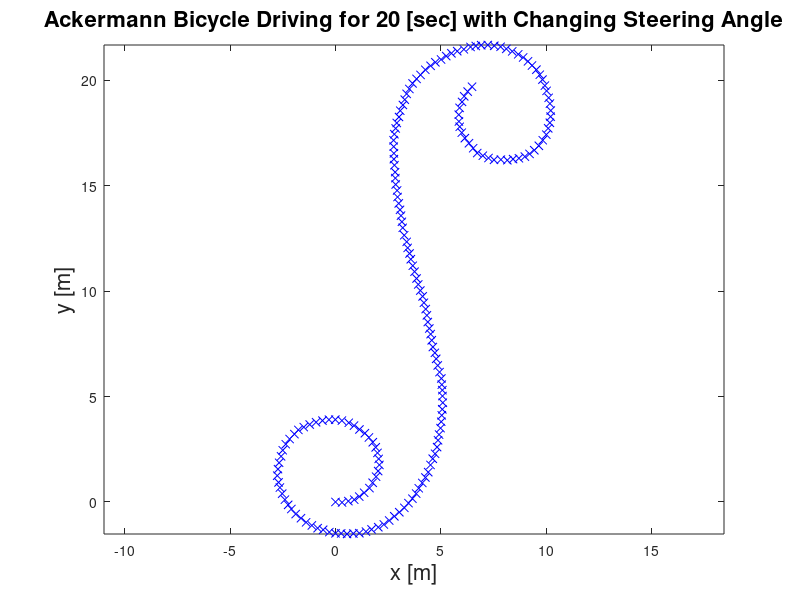

This chart was generated by the following MATLAB code:
close all;

dt = 0.1;
L = 0.3;

v = 3;
cov_dist = [0.02 0 0;
            0 0.02 0;
            0 0 pi/180;].^2;
u = [];
T = 1:dt:20;


x = [0; 0; 0];

[REx, Rex] = eig(cov_dist);



for k = 2:length(T)
	% Motion Model
    Ex = REx*sqrt(Rex)*randn(3,1);
    
    x(1, k) = x(1, k-1) + v*cos(x(3,k-1))*dt + Ex(1); 
    x(2, k) = x(2, k-1) + v*sin(x(3,k-1))*dt + Ex(2); 
    
    ang = (10-(k*dt))*pi/180;
    if ang > pi/6
        ang = pi/6 - 2*pi;
    elseif ang < -pi/6
        ang = -pi/6 + 2*pi;
    end
    x(3, k) = x(3, k-1) + v*dt*tan(ang)/L + Ex(3); 
end

plot(x(1,:), x(2,:), 'bx');
title('Ackermann Bicycle Driving for 20 [sec] with Changing Steering Angle', 'FontSize', 16);
xlabel('x [m]', 'FontSize', 16);
ylabel('y [m]', 'FontSize', 16);
axis equal;



